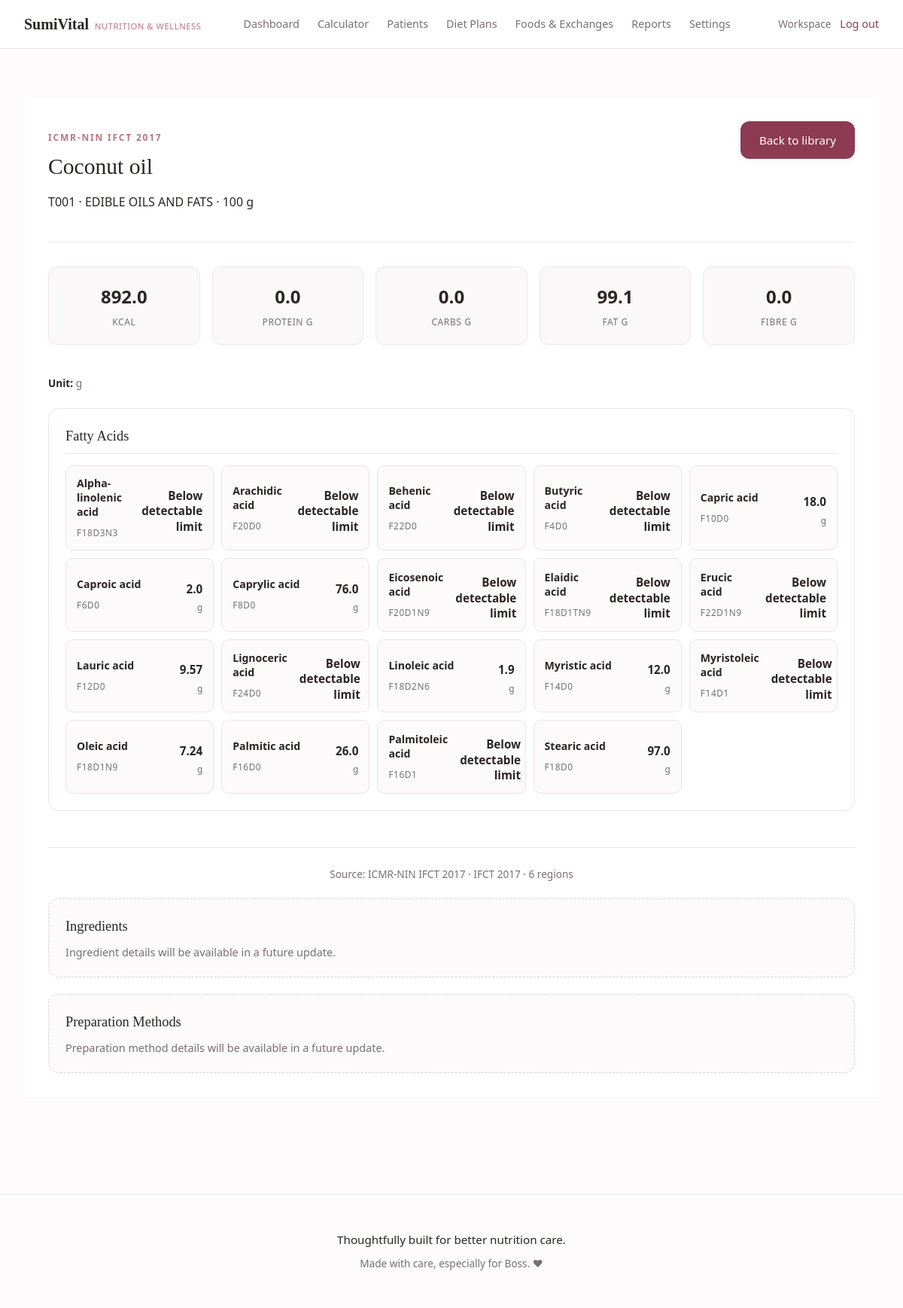
The app's page /foods/530 (signed in) with its own data.
### tables this page shows
CREATE TABLE foods (id INTEGER PRIMARY KEY, user_id INTEGER REFERENCES users(id), name TEXT NOT NULL, category TEXT NOT NULL, serving_size TEXT NOT NULL, unit TEXT NOT NULL, calories REAL NOT NULL, protein REAL NOT NULL, carbohydrates REAL NOT NULL, fat REAL NOT NULL, fiber REAL NOT NULL DEFAULT 0, is_demo INTEGER NOT NULL DEFAULT 1, created_at TEXT NOT NULL, food_type TEXT NOT NULL DEFAULT 'Vegetarian', meal_type TEXT NOT NULL DEFAULT '');

CREATE TABLE food_sources (
    id INTEGER PRIMARY KEY,
    food_id INTEGER NOT NULL UNIQUE
        REFERENCES foods(id) ON DELETE CASCADE,
    source_name TEXT NOT NULL,
    source_version TEXT NOT NULL,
    source_food_code TEXT NOT NULL,
    source_food_name TEXT NOT NULL,
    ifct_group_code TEXT NOT NULL DEFAULT '',
    ifct_group_name TEXT NOT NULL DEFAULT '',
    regions_count INTEGER,
    source_reference TEXT NOT NULL DEFAULT '',
    created_at TEXT NOT NULL, source_sequence INTEGER,
    UNIQUE(source_name, source_version, source_food_code)
);

CREATE TABLE component_definitions (
    id INTEGER PRIMARY KEY,
    code TEXT NOT NULL UNIQUE,
    name TEXT NOT NULL UNIQUE,
    category TEXT NOT NULL,
    unit TEXT NOT NULL,
    basis TEXT NOT NULL,
    is_essential INTEGER NOT NULL DEFAULT 0,
    description TEXT NOT NULL DEFAULT '',
    source_name TEXT NOT NULL DEFAULT 'ICMR-NIN IFCT 2017',
    source_version TEXT NOT NULL DEFAULT 'IFCT 2017',
    source_table TEXT NOT NULL DEFAULT ''
);

### app/routes/workspace.py (the view)
@workspace.get("/foods/<int:food_id>")
@login_required
def food_detail_page(food_id):
    db = connect(current_app.config["DATABASE"])
    food = db.execute(
        """
        SELECT
            foods.id,
            foods.name,
            foods.category,
            foods.serving_size,
            foods.unit,
            foods.calories,
            foods.protein,
            foods.carbohydrates,
            foods.fat,
            foods.fiber,

            food_sources.source_food_code,
            food_sources.source_food_name,
            food_sources.ifct_group_code,
            food_sources.ifct_group_name,
            food_sources.regions_count,
            food_sources.source_name,
            food_sources.source_version,
            food_sources.source_reference

        FROM foods

        LEFT JOIN food_sources
            ON food_sources.food_id = foods.id

        WHERE foods.id = ?
          AND foods.user_id IS NULL
        """,
        (food_id,),
    ).fetchone()
    if not food:
        return ("Food not found", 404)
    aliases = db.execute(
        """
        SELECT
            id,
            alias,
            alias_type
        FROM food_aliases
        WHERE food_id = ?
        ORDER BY id
        """,
        (food_id,),
    ).fetchall()
    components = db.execute(
        """
        SELECT
            component_definitions.code,
            component_definitions.name,
            component_definitions.category,
            component_definitions.unit,
            component_definitions.basis,
            component_definitions.description,

            food_components.value,
            food_components.standard_deviation,
            food_components.measurement_status,
            food_components.source_reference

        FROM food_components

        JOIN component_definitions
            ON component_definitions.id = food_components.component_id

        WHERE food_components.food_id = ?

        ORDER BY
            component_definitions.category,
            component_definitions.name
        """,
        (food_id,),
    ).fetchall()
    component_groups = {}
    for component in components:
        category = component["category"] or "other"
        component_groups.setdefault(
            category,
            []
        ).append(dict(component))
    is_ifct = bool(
        food["source_food_code"]
        or food["source_food_name"]
        or food["ifct_group_code"]
    )
    return render_template(
        "food_detail.html",
        food=dict(food),
        aliases=[dict(row) for row in aliases],
        components=[dict(row) for row in components],
        component_groups=component_groups,
        is_ifct=is_ifct,
    )

### app/models/database.py (called while the page is built)
def connect(path: str | Path) -> sqlite3.Connection:
    connection = sqlite3.connect(path)
    connection.row_factory = sqlite3.Row
    connection.execute("PRAGMA foreign_keys = ON")
    return connection

### app/routes/common.py (called while the page is built, shortened)
def current_user():
    if "user_id" not in session: return None
    if not hasattr(g, "current_user"): g.current_user = get_user(current_app.config["DATABASE"], session["user_id"])
    return g.current_user

def login_required(view):
    @wraps(view)
    def wrapped(*args, **kwargs):
        return view(*args, **kwargs)
    return wrapped

def csrf_token():
    return session.setdefault("csrf_token", secrets.token_urlsafe(24))

### app/services/auth.py (called while the page is built)
def get_user(database, user_id: int):
    with connect(database) as db: return db.execute("SELECT id,display_name,email FROM users WHERE id = ?", (user_id,)).fetchone()

### templates/food_detail.html (shortened to what this page needs)
{% extends 'base.html' %}
{% block content %}
{% set category_labels = {
    'proximate': 'Proximate Composition',
    'energy': 'Energy',
    'carbohydrate': 'Carbohydrate',
    'dietary_fibre': 'Dietary Fibre',
    'oligosaccharide': 'Oligosaccharides',
    'phytate': 'Phytate',
    'phytosterol': 'Phytosterols',
    'saponin': 'Saponins',
    'fatty_acid': 'Fatty Acids',
    'other': 'Other Components'
} %}
{% set category_order = [
    'proximate',
    'energy',
    'carbohydrate',
    'dietary_fibre',
    'oligosaccharide',
    'phytate',
    'phytosterol',
    'saponin',
    'fatty_acid',
    'other'
] %}
<main class="page">
    <div class="ifct-detail-card">
        <div class="ifct-detail-header">
            <div>
                {% if is_ifct %}
                <p class="eyebrow">ICMR-NIN IFCT 2017</p>
                {% else %}
                <p class="eyebrow">CUSTOM FOOD</p>
                {% endif %}
                <h2>{{ food.name }}</h2>
                <p class="ifct-food-meta">
                    {% if food.source_food_code %}
                    {{ food.source_food_code }} ·
                    {% endif %}
                    {{ food.category or 'Uncategorized' }}
                    · {{ food.serving_size }}
                </p>
            </div>
            <a class="button ifct-back-button" href="{{ url_for('workspace.foods') }}">
                Back to library
            </a>
        </div>
        <div class="ifct-basic-grid">
            <div class="ifct-nutrient">
                <strong>{{ food.calories }}</strong>
                <small>kcal</small>
            </div>
            <div class="ifct-nutrient">
                <strong>{{ food.protein }}</strong>
                <small>protein g</small>
            </div>
            <div class="ifct-nutrient">
                <strong>{{ food.carbohydrates }}</strong>
                <small>carbs g</small>
            </div>
            <div class="ifct-nutrient">
                <strong>{{ food.fat }}</strong>
                <small>fat g</small>
            </div>
            <div class="ifct-nutrient">
                <strong>{{ food.fiber }}</strong>
                <small>fibre g</small>
            </div>
        </div>
        <div style="margin-top: 20px; color: var(--muted); font-size: 0.85rem;">
            <strong style="color: var(--ink);">Unit:</strong> {{ food.unit }}
        </div>
        {% if is_ifct %}
        {% for category in category_order %}
        {% if component_groups.get(category) %}
        <section class="ifct-detail-section">
            <h3>{{ category_labels.get(category, category) }}</h3>
            <div class="ifct-component-grid">
                {% for component in component_groups[category] %}
                <div class="ifct-component">
                    <div>
                        <strong>{{ component.name }}</strong>
                        {% if component.code %}
                        <small>{{ component.code }}</small>
                        {% endif %}
                    </div>
                    <div class="ifct-component-value">
                        {% if component.measurement_status == 'below_detection_limit' %}
                        <strong>Below detectable limit</strong>
                        {% elif component.value is not none %}
                        <strong>{{ component.value }}</strong>
                        <small>{{ component.unit or '' }}</small>
                        {% else %}
                        <strong>—</strong>
                        {% endif %}
                    </div>
                </div>
                {% endfor %}
            </div>
        </section>
        {% endif %}
        {% endfor %}
        <div class="ifct-source-note">
            Source:
            {{ food.source_name or 'ICMR-NIN IFCT 2017' }}
            {% if food.source_version %}
            · {{ food.source_version }}
            {% endif %}
            {% if food.regions_count %}
            · {{ food.regions_count }} regions
            {% endif %}
        </div>
        {% endif %}
        <section class="placeholder-section">
            <h3>Ingredients</h3>
            <p>Ingredient details will be available in a future update.</p>
        </section>
        <section class="placeholder-section">
            <h3>Preparation Methods</h3>
            <p>Preparation method details will be available in a future update.</p>
        </section>
    </div>
</main>
{% endblock %}

### templates/base.html (shortened to what this page needs)
<!doctype html>
<html lang="en">
<head>
    <link rel="stylesheet" href="{{ url_for('static', filename='css/style.css') }}">
</head>
<body>
    <header class="appbar">
        <a class="brand" href="/" aria-label="SumiVital Home">
            SumiVital <small>Nutrition & Wellness</small>
        </a>
        <nav id="main-nav" aria-label="Main Navigation">
            <div class="nav-links">
                <a href="/dashboard">Dashboard</a>
                <a href="/calculators">Calculator</a>
                <a href="/patients">Patients</a>
                <a href="/plans">Diet Plans</a>
                <a href="/foods">Foods &amp; Exchanges</a>
                <a href="/reports">Reports</a>
                <a href="/settings">Settings</a>
            </div>
            <div class="user-actions">
                {% if current_user %}
                <form action="/auth/logout" method="post">
                    <span class="workspace-label" aria-hidden="true">Workspace</span>
                    <button class="link-button" type="submit">Log out</button>
                </form>
                {% else %}
                <a class="link-button" href="/auth/login">Log in</a>
                <a class="button get-started" href="/auth/signup">Get Started</a>
                {% endif %}
            </div>
        </nav>
    </header>
    {% block content %}{% endblock %}
    <footer>
        <p style="margin: 0 0 8px 0; font-size: 0.95rem; color: var(--ink);">Thoughtfully built for better nutrition
            care.</p>
        <p style="margin: 0;">Made with care, especially for Boss. ♥</p>
    </footer>
</body>
</html>

### templates/food_detail.html (style rules this page uses)
.ifct-detail-section { margin-top: 22px; padding: 22px; border: 1px solid #eee3e7; border-radius: 14px; background: #fff; }
.ifct-detail-section h3 { margin: 0 0 15px; font-family: Georgia, serif; font-size: 1.15rem; font-weight: 400; color: var(--ink); }
.ifct-component-grid { display: grid; grid-template-columns: repeat(auto-fit, minmax(190px, 1fr)); gap: 10px; }
.ifct-component { padding: 13px 14px; border: 1px solid #eee3e7; border-radius: 10px; background: #fcfafb; }
.ifct-component strong { display: block; color: var(--ink); font-size: .88rem; line-height: 1.35; }
.ifct-component small { display: block; margin-top: 5px; color: var(--muted); font-size: .74rem; }
.ifct-component-value { margin-top: 8px; }
.ifct-component-value strong { font-size: .95rem; }
.placeholder-section { margin-top: 22px; padding: 22px; border: 1px dashed #ded2d8; border-radius: 14px; background: #fcfafb; }
.placeholder-section h3 { margin: 0 0 8px; font-family: Georgia, serif; font-size: 1.15rem; font-weight: 400; color: var(--ink); }
.placeholder-section p { margin: 0; color: var(--muted); font-size: 0.9rem; line-height: 1.5; }

### records on screen
foods: name "Coconut oil", category "EDIBLE OILS AND FATS", serving_size "100 g", calories "892.0", protein "0.0", carbohydrates "0.0", fat "99.1", fiber "0.0", unit "g"
food_sources: source_food_code "T001", source_name "ICMR-NIN IFCT 2017", source_version "IFCT 2017", regions_count "6"
component_definitions: name "Alpha-linolenic acid", code "F18D3N3", shows "Below detectable limit"
component_definitions: name "Arachidic acid", code "F20D0", shows "Below detectable limit"
component_definitions: name "Behenic acid", code "F22D0", shows "Below detectable limit"
component_definitions: name "Butyric acid", code "F4D0", shows "Below detectable limit"
component_definitions: name "Capric acid", code "F10D0", value "18.0", unit "g"
component_definitions: name "Caproic acid", code "F6D0", value "2.0", unit "g"
component_definitions: name "Caprylic acid", code "F8D0", value "76.0", unit "g"
component_definitions: name "Eicosenoic acid", code "F20D1N9", shows "Below detectable limit"
component_definitions: name "Elaidic acid", code "F18D1TN9", shows "Below detectable limit"
component_definitions: name "Erucic acid", code "F22D1N9", shows "Below detectable limit"
component_definitions: name "Lauric acid", code "F12D0", value "9.57", unit "g"
component_definitions: name "Lignoceric acid", code "F24D0", shows "Below detectable limit"
component_definitions: name "Linoleic acid", code "F18D2N6", value "1.9", unit "g"
component_definitions: name "Myristic acid", code "F14D0", value "12.0", unit "g"
component_definitions: name "Myristoleic acid", code "F14D1", shows "Below detectable limit"
component_definitions: name "Oleic acid", code "F18D1N9", value "7.24", unit "g"
component_definitions: name "Palmitic acid", code "F16D0", value "26.0", unit "g"
component_definitions: name "Palmitoleic acid", code "F16D1", shows "Below detectable limit"
component_definitions: name "Stearic acid", code "F18D0", value "97.0", unit "g"

### other values on screen
{{ category_labels.get(category, category) }} "Fatty Acids"
